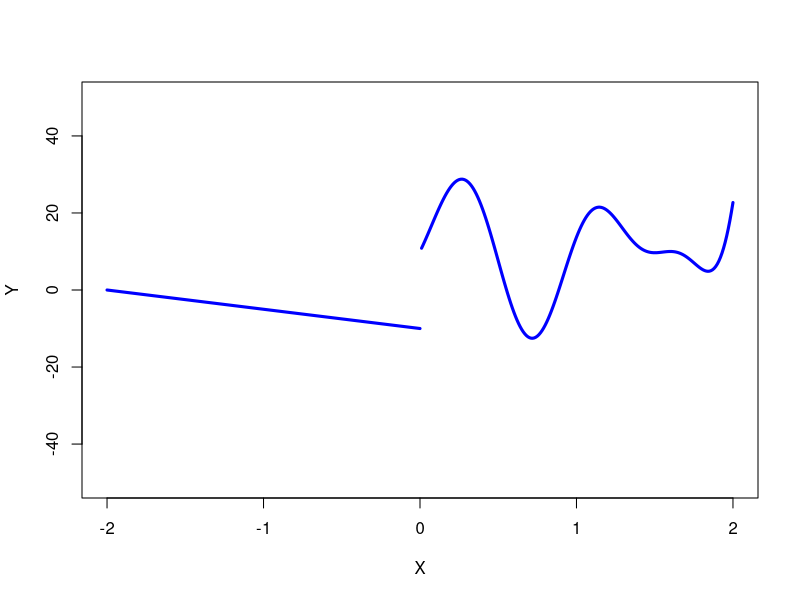
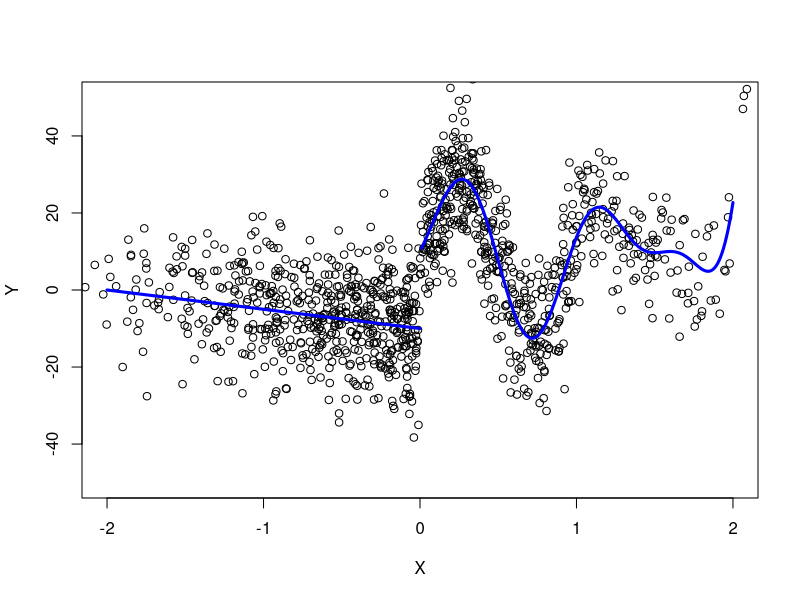
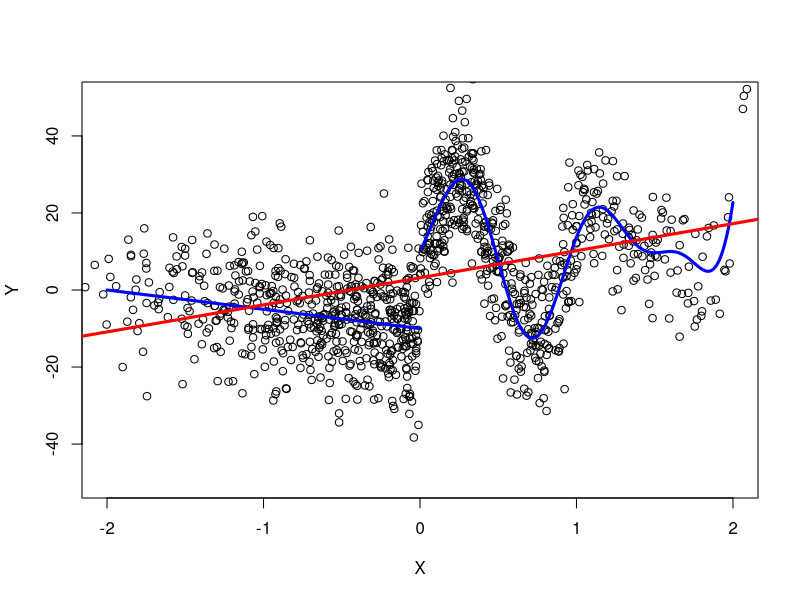
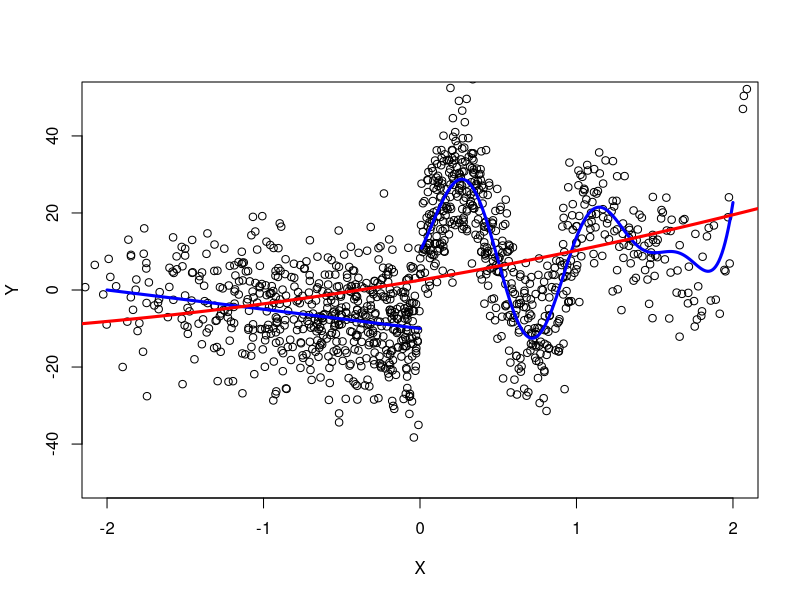
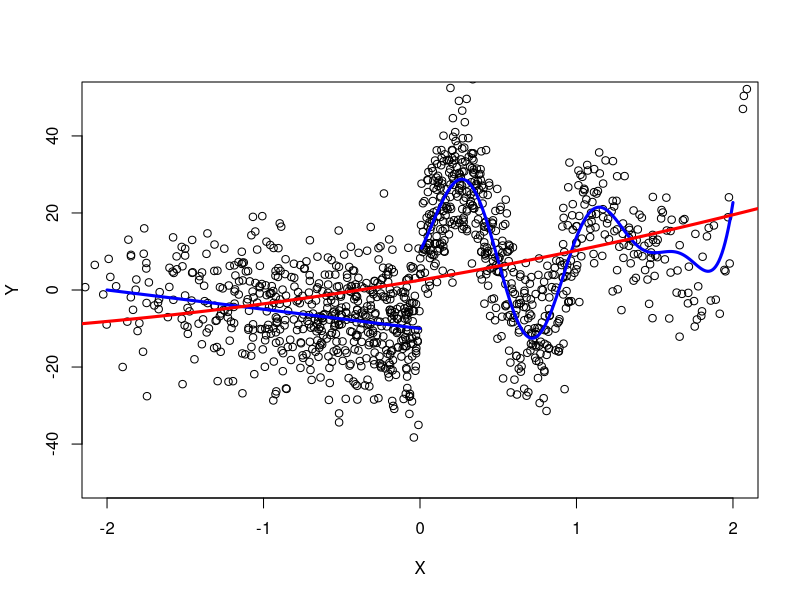
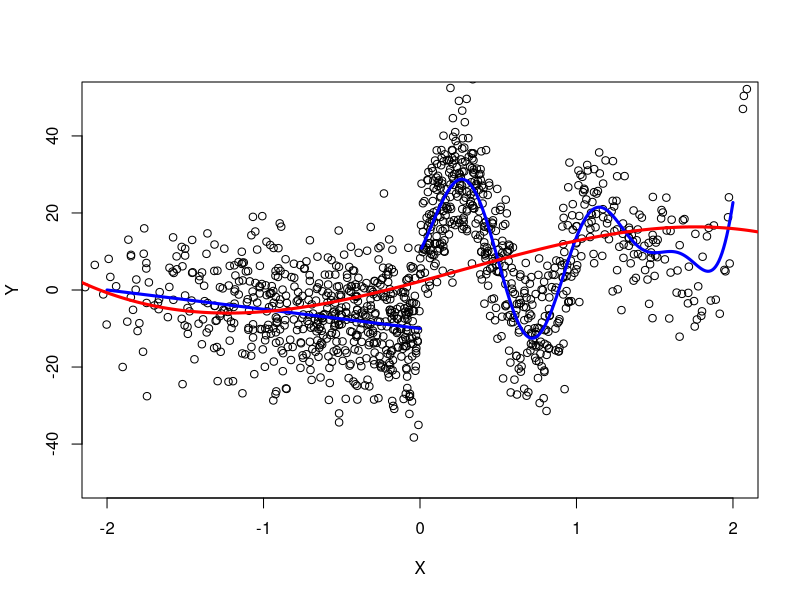
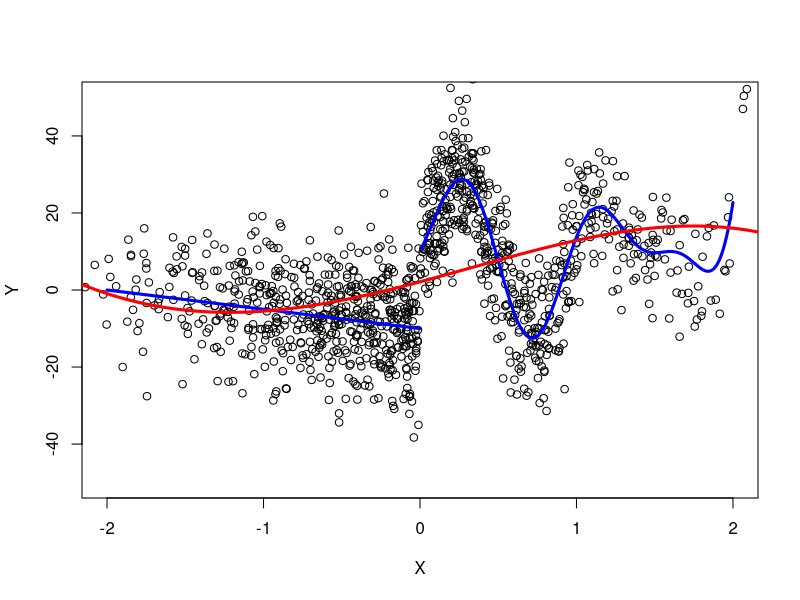
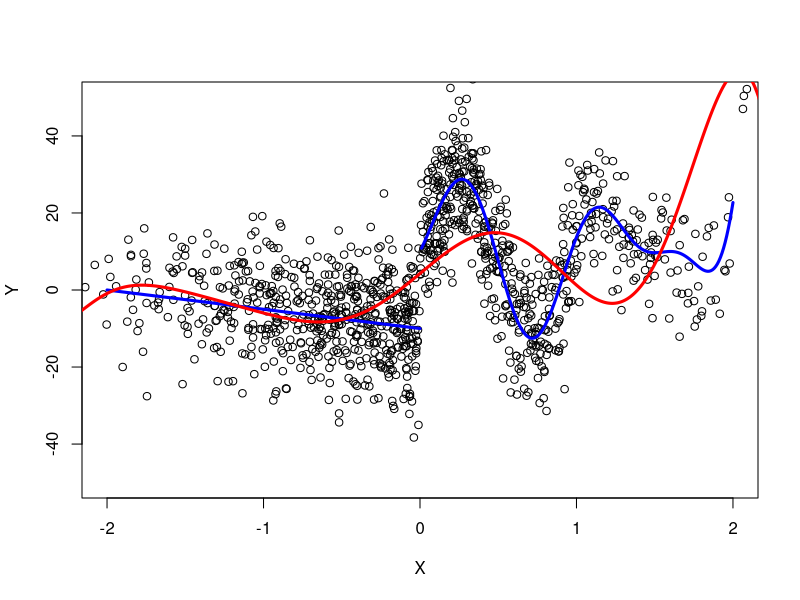

R code for these plots, in order:
## ---- chunk 1
knitr::opts_chunk$set(echo = TRUE)
## ---- chunk 2
rm(list = ls())
## ---- chunk 3
my.func <- function(x){
  (x <= 0) * (-10 - 5 * x) +
    (x > 0) * (10 + (x + 5) * (x - 1.6) ^ 2 * (x + 1) ^ 3 * sin(6.5 * x))
}

X.grid.1 <- seq(from = -2, to = 0, by = 0.01)
Y.grid.1 <- my.func(X.grid.1)
X.grid.2 <- seq(from = 0.01, to = 2, by = 0.01)
Y.grid.2 <- my.func(X.grid.2)

plot(X.grid.1, Y.grid.1, type = "l", lwd = 3, col = "blue", 
     xlab = "X", ylab = "Y",
     xlim = c(-2, 2), ylim = c(-50, 50))
lines(X.grid.2, Y.grid.2, lwd = 3, col = "blue")
## ---- chunk 4
set.seed(123)
N <- 1200
X <- rnorm(n = N, mean = 0, sd = 0.9)
U <- rnorm(n = N, mean = 0, sd = 10)
Y <- my.func(X) + U
## ---- chunk 5
plot(X, Y, xlim = c(-2, 2), ylim = c(-50, 50))
lines(X.grid.1, Y.grid.1, lwd = 3, col = "blue")
lines(X.grid.2, Y.grid.2, lwd = 3, col = "blue")
## ---- chunk 6
fit.1 <- lm(Y ~ X)
summary(fit.1)

plot(X, Y, xlim = c(-2, 2), ylim = c(-50, 50))
lines(X.grid.1, Y.grid.1, lwd = 3, col = "blue")
lines(X.grid.2, Y.grid.2, lwd = 3, col = "blue")
abline(fit.1, lwd = 3, col = "red")
## ---- chunk 7
fit.2 <- lm(Y ~ X + I(X ^ 2))  # fit.2 <- lm(Y ~ X + X ^ 2) does not work.
summary(fit.1)

fit.2 <- lm(Y ~ poly(X, 2, raw = T))
summary(fit.2)

X.lims = range(X)
X.grid <- seq(from = X.lims[1], to = X.lims[2], length.out = 500)
predict.fit.2 <- predict(fit.2, newdata = list(X = X.grid))

plot(X, Y, xlim = c(-2, 2), ylim = c(-50, 50))
lines(X.grid.1, Y.grid.1, lwd = 3, col = "blue")
lines(X.grid.2, Y.grid.2, lwd = 3, col = "blue")
lines(X.grid, predict.fit.2, lwd = 3, col = "red")
## ---- chunk 8
fit.2.o <- lm(Y ~ poly(X, 2))
summary(fit.2.o)

t(poly(X, 2)) %*% poly(X, 2)
t(poly(X, 2, raw = T)) %*% poly(X, 2, raw = T)

predict.fit.2.o <- predict(fit.2.o, newdata = list(X = X.grid))

plot(X, Y, xlim = c(-2, 2), ylim = c(-50, 50))
lines(X.grid.1, Y.grid.1, lwd = 3, col = "blue")
lines(X.grid.2, Y.grid.2, lwd = 3, col = "blue")
lines(X.grid, predict.fit.2.o, lwd = 3, col = "red")
## ---- chunk 9
fit.3 <- lm(Y ~ poly(X, 3, raw = T))
predict.fit.3 <- predict(fit.3, newdata = list(X = X.grid))

plot(X, Y, xlim = c(-2, 2), ylim = c(-50, 50))
lines(X.grid.1, Y.grid.1, lwd = 3, col = "blue")
lines(X.grid.2, Y.grid.2, lwd = 3, col = "blue")
lines(X.grid, predict.fit.3, lwd = 3, col = "red")
## ---- chunk 10
fit.4 <- lm(Y ~ poly(X, 4, raw = T))
predict.fit.4 <- predict(fit.4, newdata = list(X = X.grid))

plot(X, Y, xlim = c(-2, 2), ylim = c(-50, 50))
lines(X.grid.1, Y.grid.1, lwd = 3, col = "blue")
lines(X.grid.2, Y.grid.2, lwd = 3, col = "blue")
lines(X.grid, predict.fit.4, lwd = 3, col = "red")
## ---- chunk 11
fit.10 <- lm(Y ~ poly(X, 10, raw = T))
predict.fit.10 <- predict(fit.10, newdata = list(X = X.grid))

plot(X, Y, xlim = c(-2, 2), ylim = c(-50, 50))
lines(X.grid.1, Y.grid.1, lwd = 3, col = "blue")
lines(X.grid.2, Y.grid.2, lwd = 3, col = "blue")
lines(X.grid, predict.fit.10, lwd = 3, col = "red")
## ---- chunk 12
fit.15 <- lm(Y ~ poly(X, 15, raw = T))
predict.fit.15 <- predict(fit.15, newdata = list(X = X.grid))

plot(X, Y, xlim = c(-2, 2), ylim = c(-50, 50))
lines(X.grid.1, Y.grid.1, lwd = 3, col = "blue")
lines(X.grid.2, Y.grid.2, lwd = 3, col = "blue")
lines(X.grid, predict.fit.15, lwd = 3, col = "red")
## ---- chunk 13
fit.25 <- lm(Y ~ poly(X, 25, raw = T))
predict.fit.25 <- predict(fit.25, newdata = list(X = X.grid))

plot(X, Y, xlim = c(-2, 2), ylim = c(-50, 50))
lines(X.grid.1, Y.grid.1, lwd = 3, col = "blue")
lines(X.grid.2, Y.grid.2, lwd = 3, col = "blue")
lines(X.grid, predict.fit.25, lwd = 3, col = "red")
## ---- chunk 14
fit.30 <- lm(Y ~ poly(X, 30, raw = T))
predict.fit.30 <- predict(fit.30, newdata = list(X = X.grid))

plot(X, Y, xlim = c(-2, 2), ylim = c(-50, 50))
lines(X.grid.1, Y.grid.1, lwd = 3, col = "blue")
lines(X.grid.2, Y.grid.2, lwd = 3, col = "blue")
lines(X.grid, predict.fit.30, lwd = 3, col = "red")
## ---- chunk 15
fit.c.2 <- lm(Y ~ cut(X, 2))
summary(fit.c.2)

X.lims = range(X)
X.grid <- seq(from = X.lims[1], to = X.lims[2], length.out = 500)
predict.fit.c.2 <- predict(fit.c.2, newdata = list(X = X.grid))

plot(X, Y, xlim = c(-2, 2), ylim = c(-50, 50))
lines(X.grid.1, Y.grid.1, lwd = 3, col = "blue")
lines(X.grid.2, Y.grid.2, lwd = 3, col = "blue")
lines(X.grid, predict.fit.c.2, lwd = 3, col = "red")
## ---- chunk 16
fit.c.10 <- lm(Y ~ cut(X, 10))
summary(fit.c.10)
predict.fit.c.10 <- predict(fit.c.10, newdata = list(X = X.grid))

plot(X, Y, xlim = c(-2, 2), ylim = c(-50, 50))
lines(X.grid.1, Y.grid.1, lwd = 3, col = "blue")
lines(X.grid.2, Y.grid.2, lwd = 3, col = "blue")
lines(X.grid, predict.fit.c.10, lwd = 3, col = "red")
## ---- chunk 17
# Spline
library("splines")

fit.bs.10 <- lm(Y ~ bs(X, df = 10, degree = 3)) # bs = basis splines / B-splines
summary(fit.bs.10)
predict.fit.bs.10 <- predict(fit.bs.10, newdata = list(X = X.grid))

plot(X, Y, xlim = c(-2, 2), ylim = c(-50, 50))
lines(X.grid.1, Y.grid.1, lwd = 3, col = "blue")
lines(X.grid.2, Y.grid.2, lwd = 3, col = "blue")
lines(X.grid, predict.fit.bs.10, lwd = 3, col = "red")
## ---- chunk 18
fit.ns.10 <- lm(Y ~ ns(X, df = 10)) # ns = natural splines
summary(fit.ns.10)
predict.fit.ns.10 <- predict(fit.ns.10, newdata = list(X = X.grid))

plot(X, Y, xlim = c(-2, 2), ylim = c(-50, 50))
lines(X.grid.1, Y.grid.1, lwd = 3, col = "blue")
lines(X.grid.2, Y.grid.2, lwd = 3, col = "blue")
lines(X.grid, predict.fit.ns.10, lwd = 3, col = "red")
## ---- chunk 19
Z <- seq(from = 0, to = 1, by = 0.001)
Z.bs <- bs(Z, df = 6, degree = 3)
Z.ns <- ns(Z, df = 6)

par(mfrow = c(2, 3))
plot(Z, Z.bs[, 1])
plot(Z, Z.bs[, 2])
plot(Z, Z.bs[, 3])
plot(Z, Z.bs[, 4])
plot(Z, Z.bs[, 5])
plot(Z, Z.bs[, 6])

par(mfrow = c(2, 3))
plot(Z, Z.ns[, 1])
plot(Z, Z.ns[, 2])
plot(Z, Z.ns[, 3])
plot(Z, Z.ns[, 4])
plot(Z, Z.ns[, 5])
plot(Z, Z.ns[, 6])
